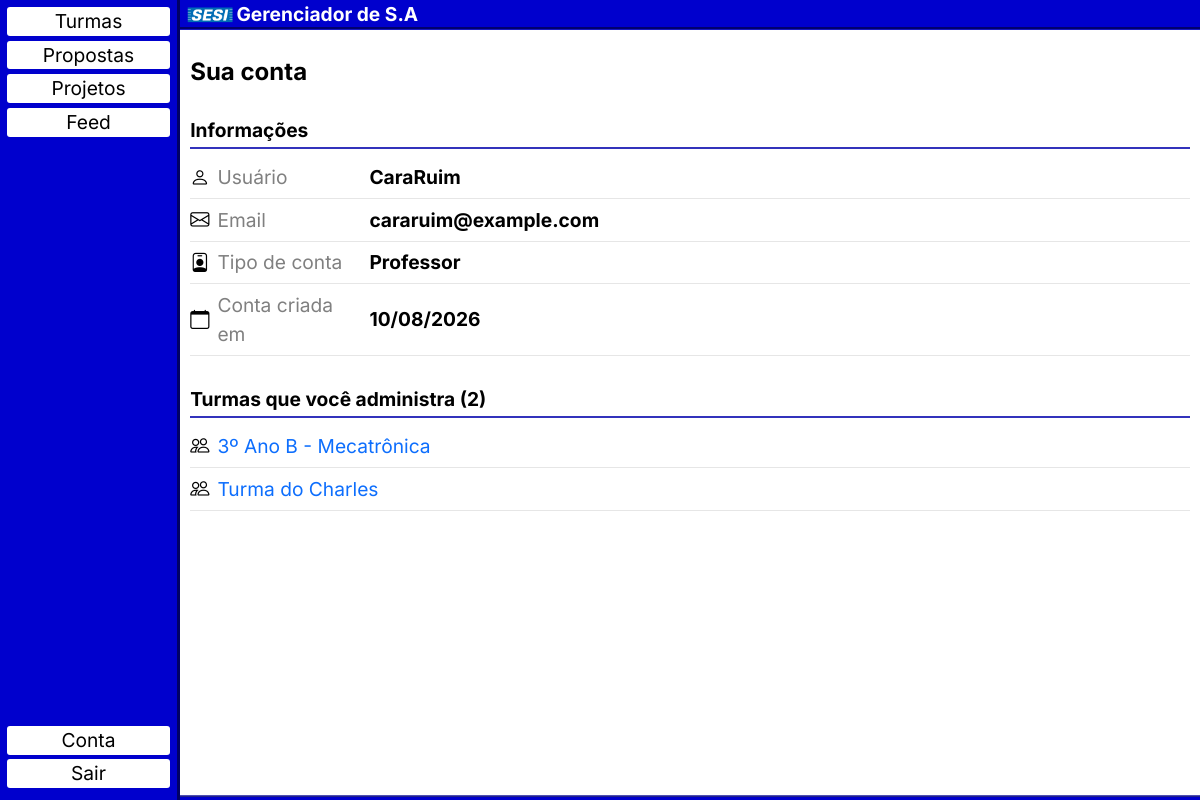
The app's page /paginas/conta.php (signed in) with its own data.
### tables this page shows
CREATE TABLE `users` (
  `id` int(11) PRIMARY KEY NOT NULL AUTO_INCREMENT,
  `nome` varchar(150) NOT NULL UNIQUE,
  `email` varchar(150) NOT NULL UNIQUE,
  `senha` varchar(150) NOT NULL,
  `data_criado` date NOT NULL DEFAULT current_timestamp(),
  `ativo` BIT NOT NULL DEFAULT 1,
  `nivel` ENUM('aluno', 'professor') NOT NULL
);

CREATE TABLE `turmas` (
  `id` int(11) PRIMARY KEY NOT NULL AUTO_INCREMENT,
  `nome` varchar(150) NOT NULL,
  `data_criado` date NOT NULL DEFAULT current_timestamp()
);

### paginas/conta.php (the view)
<?php include(__DIR__ . '/../header.php'); ?>
<?php
    require_once(__DIR__ . '/../acoes/db_con_init.php');
    $stmt = $conexao->prepare("SELECT nome, email, nivel, data_criado FROM users WHERE id = ?");
    $stmt->execute([$_SESSION['id']]);
    $usuario = $stmt->fetch(PDO::FETCH_ASSOC);
    $e_professor = ($usuario['nivel'] == 'professor');
    $tabela = $e_professor ? 'user_modera' : 'user_participa';
    $sql = "SELECT t.id, t.nome
            FROM turmas t
            INNER JOIN $tabela u ON u.id_turma = t.id
            WHERE u.id_user = ?
            ORDER BY t.nome";
    $stmt = $conexao->prepare($sql);
    $stmt->execute([$_SESSION['id']]);
    $turmas = $stmt->fetchAll(PDO::FETCH_ASSOC);
?>
<h2 class="titulo">Sua conta</h2>
<section class="turma-secao">
    <h3>Informações</h3>
    <ul class="membros-lista conta-info">
        <li>
            <i class="bi bi-person"></i>
            <span>Usuário</span>
            <strong><?= htmlspecialchars($usuario['nome']) ?></strong>
        </li>
        <li>
            <i class="bi bi-envelope"></i>
            <span>Email</span>
            <strong><?= htmlspecialchars($usuario['email']) ?></strong>
        </li>
        <li>
            <i class="bi <?= $e_professor ? 'bi-person-badge' : 'bi-mortarboard' ?>"></i>
            <span>Tipo de conta</span>
            <strong><?= $e_professor ? 'Professor' : 'Aluno' ?></strong>
        </li>
        <li>
            <i class="bi bi-calendar"></i>
            <span>Conta criada em</span>
            <strong><?= date('d/m/Y', strtotime($usuario['data_criado'])) ?></strong>
        </li>
    </ul>
</section>
<section class="turma-secao">
    <h3><?= $e_professor ? 'Turmas que você administra' : 'Suas turmas' ?> (<?= count($turmas) ?>)</h3>
    <?php if (empty($turmas)): ?>
        <p class="turmas-vazio">Você ainda não está em nenhuma turma.</p>
    <?php else: ?>
        <ul class="membros-lista">
            <?php foreach ($turmas as $turma): ?>
                <li>
                    <i class="bi bi-people"></i>
                    <a href="<?= $base ?>/paginas/turma.php?id=<?= $turma['id'] ?>"><?= htmlspecialchars($turma['nome']) ?></a>
                </li>
            <?php endforeach ?>
        </ul>
    <?php endif ?>
</section>
<?php include(__DIR__ . '/../footer.php'); ?>

### recursos/style.css (style rules this page uses)
body { margin: 0; font-family: "inter", sans-serif; font-size: larger; box-sizing: revert; }
a { text-decoration: none; }
.titulo { font-size: 1.5rem; font-weight: bold; margin: 1rem 0; }
.turma-secao { margin-top: 2rem; }
.turma-secao h3 { font-size: 1.2rem; font-weight: bold; border-bottom: 2px solid rgb(50, 50, 188); padding-bottom: 0.3rem; }
.membros-lista { list-style: none; padding: 0; }
.membros-lista li { display: flex; align-items: center; gap: 0.5rem; padding: 0.4rem 0; border-bottom: 1px solid rgb(230, 230, 230); }
.conta-info span { color: gray; width: 9rem; }

### records on screen
users: nome "CaraRuim", email "cararuim@example.com", data_criado "10/08/2026"
turmas: nome "3º Ano B - Mecatrônica"
turmas: nome "Turma do Charles"

### other values on screen
count($turmas) "2"
